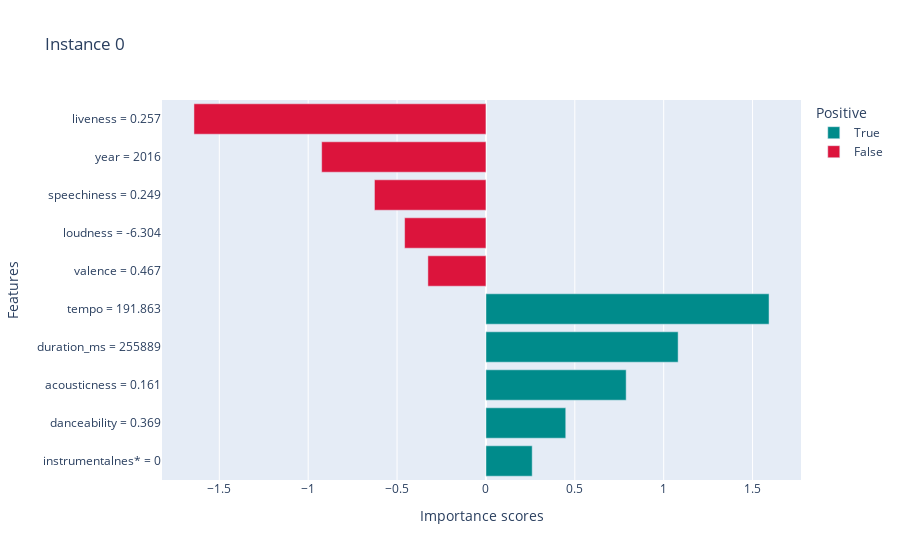

Source (notebook cell):
### Markdown cell above
Plot the results for visualising the explainability:

### Code cell
index=0
print("LIME results:")
local_explanations["lime"].ipython_plot(index)

### Figure 1 — Plotly figure (JSON) as saved in the notebook; plotly's stock layout.template omitted (floating-point values rounded to 4 significant figures)
{"data": [{"alignmentgroup": "True", "hovertemplate": "Positive=True<br>Importance scores=%{x}<br>Features=%{y}<extra></extra>", "legendgroup": "True", "marker": {"color": "#008B8B", "pattern": {"shape": ""}}, "name": "True", "offsetgroup": "True", "orientation": "h", "showlegend": true, "textposition": "auto", "type": "bar", "x": [0.2602, 0.449, 0.7889, 1.081, 1.593], "xaxis": "x", "y": ["instrumentalnes* = 0", "danceability = 0.369", "acousticness = 0.161", "duration_ms = 255889", "tempo = 191.863"], "yaxis": "y"}, {"alignmentgroup": "True", "hovertemplate": "Positive=False<br>Importance scores=%{x}<br>Features=%{y}<extra></extra>", "legendgroup": "False", "marker": {"color": "#DC143C", "pattern": {"shape": ""}}, "name": "False", "offsetgroup": "False", "orientation": "h", "showlegend": true, "textposition": "auto", "type": "bar", "x": [-0.3266, -0.4576, -0.6272, -0.9241, -1.643], "xaxis": "x", "y": ["valence = 0.467", "loudness = -6.304", "speechiness = 0.249", "year = 2016", "liveness = 0.257"], "yaxis": "y"}], "layout": {"barmode": "relative", "legend": {"title": {"text": "Positive"}, "tracegroupgap": 0}, "title": {"text": "Instance 0"}, "xaxis": {"anchor": "y", "domain": [0, 1], "title": {"text": "Importance scores"}}, "yaxis": {"anchor": "x", "domain": [0, 1], "title": {"text": "Features"}}}}
